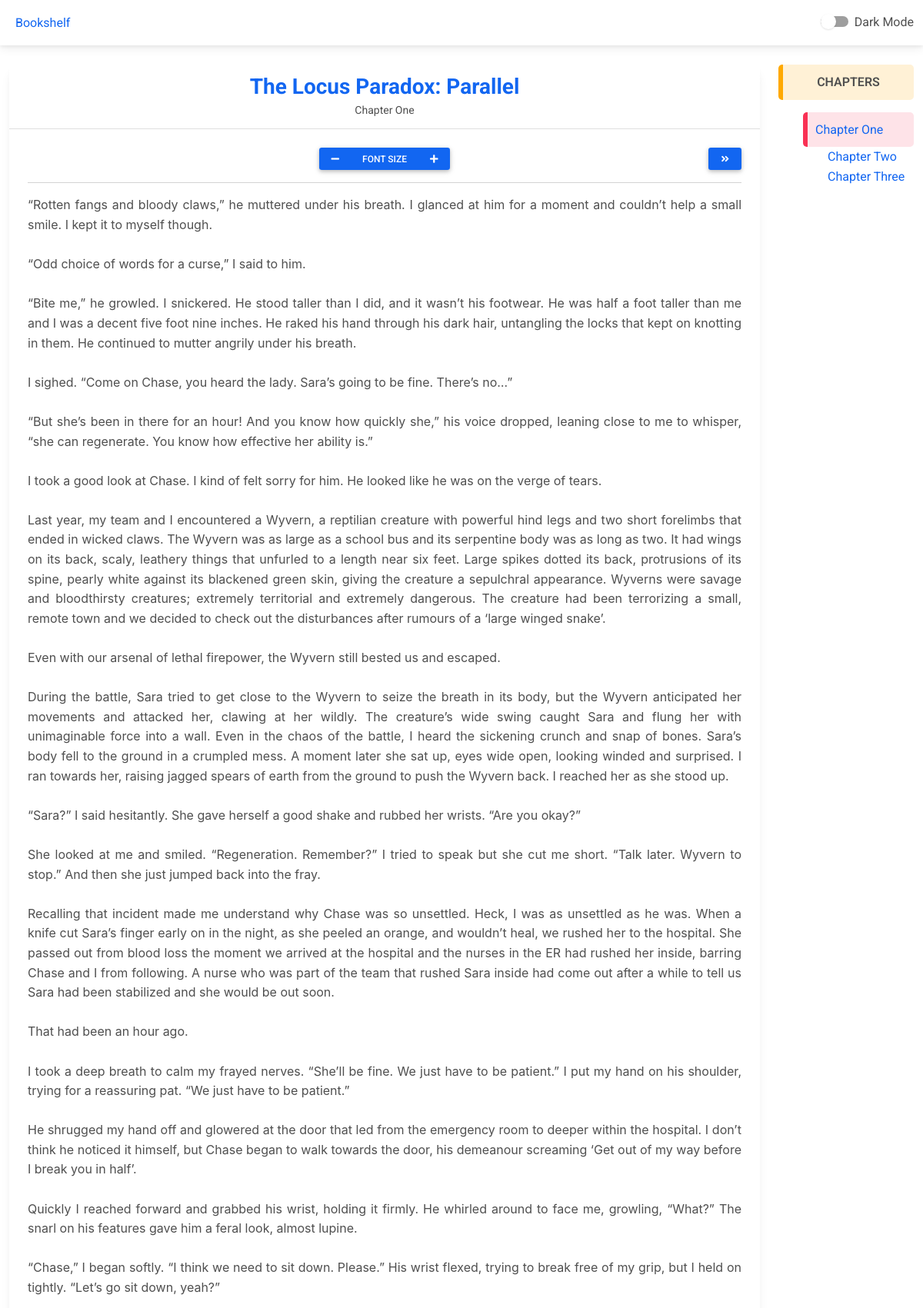
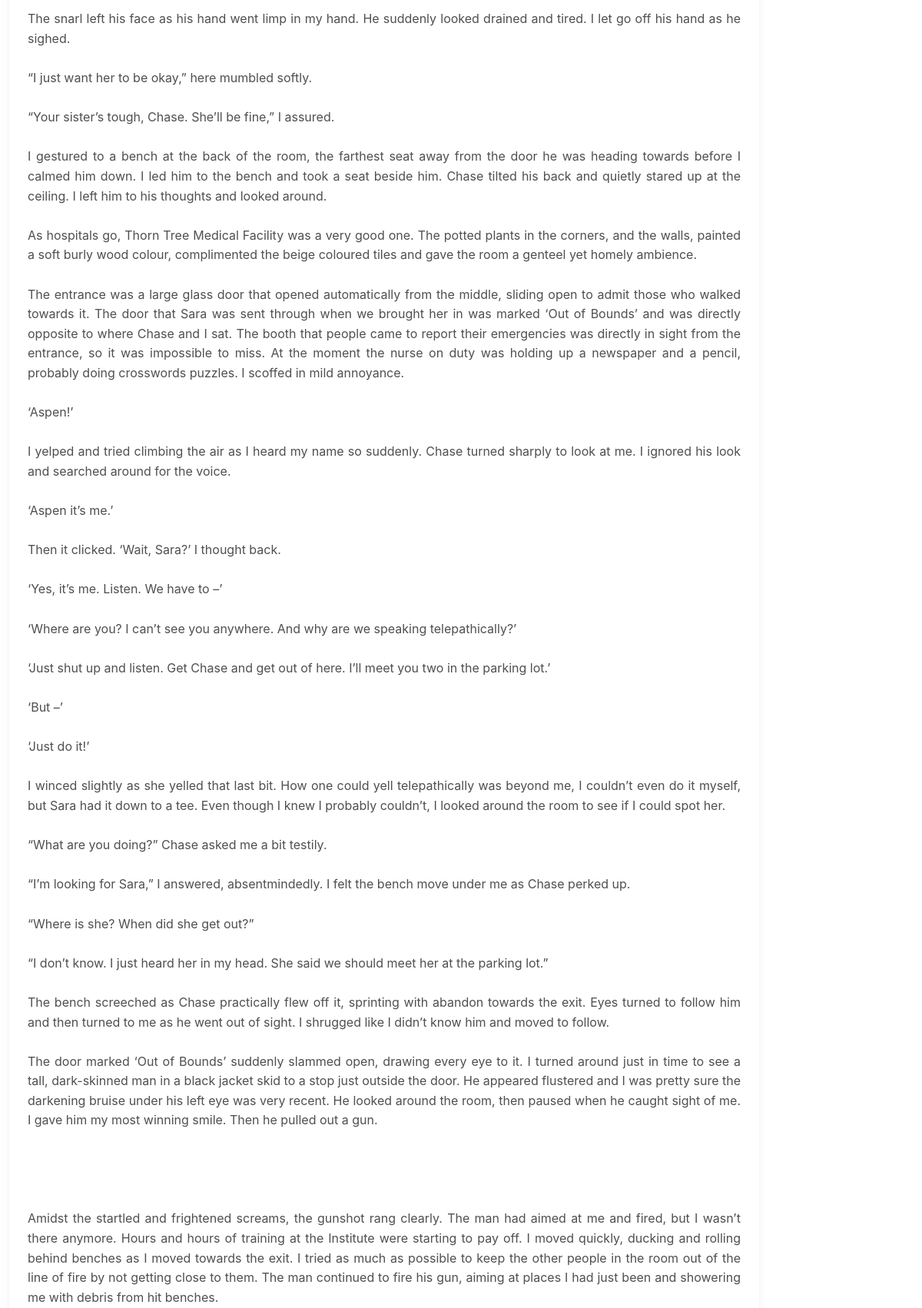
The app's page /read/1/1/ (upper part) with its own data (2 pictures, top to bottom).
### books/models.py (models this page shows, shortened)
class Chapter(models.Model):
	book_fk = models.ForeignKey(Book, on_delete=models.CASCADE)
	title = models.CharField(max_length=150)
	content = models.TextField()
	class Meta:
		verbose_name = 'Book Chapter'
		verbose_name_plural = 'Book Chapters'

class Book(models.Model):
	name = models.CharField(max_length=150)
	blurb = models.TextField(max_length=500)
	cover_image = models.ImageField(upload_to='cover_images')
	def get_chapters(self):
		return Chapter.objects.filter(book_fk=self)
	class Meta:
		verbose_name = 'Book'
		verbose_name_plural = 'Books'

### reader/views.py (the view)
# urls.py: path('read/<int:book_id>/<int:chapter_id>/', read_chapter, name='reader_chapter'),
def read_chapter(request, book_id, chapter_id):
	context = dict(
		chapter = Chapter.objects.get(id=chapter_id, book_fk__id=book_id),
		comments = Comment.objects.filter(chapter_fk__id=chapter_id)
	)
	book_chapters = Chapter.objects.filter(book_fk__id=book_id).order_by('pk')
	chapter_list = list(book_chapters)
	if book_chapters.first() != context['chapter']:
		context.update(
			previous_chapter = chapter_list[chapter_list.index(context['chapter'])-1]
		)
	if book_chapters.last() != context['chapter']:
		context.update(
			next_chapter = chapter_list[chapter_list.index(context['chapter'])+1]
		)
	return render(request, 'reader/read.html', context)

### reader/templates/reader/read.html (shortened to what this page needs)
{% extends 'shelf/index.html' %}
{% load static %}
{% block container %}
<div class="container-fluid ">
	<div class="row mb-3">
		<div class="col-md-10 col-sm-12 main">
			<div class="card">
				<div class="card-header text-center py-12">
					<h3 class="mb-0 fw-bold">
						<a href="{% url 'reader_index' chapter.book_fk.id %}">{{chapter.book_fk.name}}</a>
					</h3>
					<small>{{chapter.title}}</small>
				</div>
				<div class="card-body">
					<div class="row">
						<div class="col-2" style="text-align: left;">
						</div>
						<div class="col-8" style="text-align: center;">
							<div class="btn-group" role="group" aria-label="Basic example">
								<button type="button" class="btn btn-primary btn-sm" id="Decrease">
									<i class="fas fa-minus"></i>
								</button>
								<button type="button" class="btn btn-primary btn-sm" id="Default">Font Size</button>
								<button type="button" class="btn btn-primary btn-sm" id="Increase">
									<i class="fas fa-plus"></i>
								</button>
							</div>
						</div>
						<div class="col-2" style="text-align: right;">
							{% if next_chapter %}
							<a class="btn btn-primary btn-sm"
								href="{% url 'reader_chapter' next_chapter.book_fk.id next_chapter.id %}">
								<i class="fas fa-angle-double-right"></i>
							</a>
							{% endif %}
						</div>
					</div>
					<hr>
					<p id="chapter_content">{{chapter.content|linebreaksbr}}</p>
				</div>
			</div>
		</div>
		<div class="col-md-2">
			<p class="text-center note note-warning"><strong>CHAPTERS</strong></p>
			<ul id="chapterList">
				{% for chptr in chapter.book_fk.get_chapters %}
				<ol class="
				{% if chptr.id == chapter.id %}
					note note-danger
				{% endif %}
					">
					<a href="{% url 'reader_chapter' chptr.book_fk.id chptr.id %}">
						{{chptr.title}}
					</a>
				</ol>
				{% endfor %}
			</ul>
		</div>
	</div>
</div>
{% endblock container %}

### reader/templates/reader/read.html (style rules this page uses)
#chapter_content { font-family: -apple-system, BlinkMacSystemFont, 'Segoe UI', Roboto, Oxygen, Ubuntu, Cantarell, 'Open Sans', 'Helvetica Neue', sans-serif; font-size: 1em; text-align: justify; }

### records on screen
Chapter: book_fk.name "The Locus Paradox: Parallel", title "Chapter One", content "“Rotten fangs and bloody claws,” he muttered under his breath. I glanced at him for a moment and couldn’t help a small smile. I kept it to myself though. “Odd choice of words for a curse,” I said to him. “Bite me,” he growled. I snickered. He stood taller than I did, and it wasn’t his footwear. He was half a foot taller than me and I was a decent five foot nine inches. He raked his hand through his dark hair, untangling the locks that kept on knotting in them. He continued to mutter angrily under his breath. I sighed. “Come on Chase, you heard the lady. Sara’s going to be fine. There’s no…” “But she’s been in there for an hour! And you know how quickly she,” his voice dropped, leaning close…"
Chapter: title "Chapter Two"
Chapter: title "Chapter Three"
